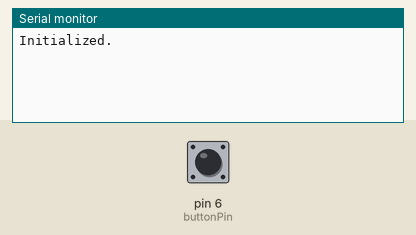
Recording of a sketch running on a simulated Arduino Uno, built with avr-gcc and run on an emulated ATmega328P. Parts: the last lines printed to the serial monitor. Inputs (shaded band) come from the test bench; at power-on: pin 6 (buttonPin) HIGH. Random numbers use the default seed unless the sketch sets one.

Above: at 1.2 s.
1.3 s: pin 6 (buttonPin) pulled LOW for 0.15 s
At 2.5 s:
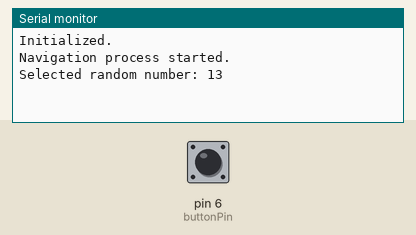
5.9 s: pin 6 (buttonPin) pulled LOW for 3.2 s
At 8.2 s:
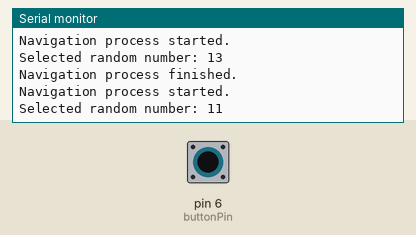

The sketch:

AppleTvRemoteControl.ino
```cpp
#include <IRremote.h>

IRsend irsend;

unsigned int baudRate = 9600;
unsigned int buttonPin = 6;
unsigned int shortBreak = 400;
unsigned int longBreak = 5000;
unsigned int frequency = 38;

unsigned int menuBtn[68] = {9200,4500,650,500,650,1650,650,1650,700,1600,700,500,650,1650,650,1650,650,1650,650,1650,700,1600,700,1650,650,500,650,550,650,500,650,550,650,1650,650,1650,650,1650,650,550,650,500,650,550,650,500,650,500,700,500,650,500,700,1650,650,1650,650,1650,650,1650,650,500,700,500,650,1650,650};
unsigned int playBtn[68] = {9200,4500,650,500,650,1650,650,1650,700,1650,650,500,650,1650,650,1650,650,1650,650,1650,700,1600,700,1600,700,500,650,550,650,500,650,500,700,1650,650,1650,650,500,650,1650,650,550,650,500,650,550,600,550,650,550,650,500,650,1650,650,1650,650,1650,650,1700,650,500,650,500,700,1650,650};
unsigned int leftBtn[68] = {9200,4550,600,550,650,1650,650,1650,650,1700,600,550,650,1650,650,1650,650,1700,600,1700,600,1700,650,1650,650,550,600,550,650,550,600,550,650,1650,650,1700,600,550,650,550,600,1700,650,500,650,550,650,500,650,550,650,550,600,1700,600,1700,600,1700,650,1650,650,550,600,550,650,1650,650};
unsigned int rightBtn[68] = {9200,4500,650,550,650,1650,650,1650,650,1650,650,550,650,1650,650,1650,650,1650,650,1650,650,1650,650,1650,650,550,650,500,700,500,650,500,650,1650,700,500,650,1650,650,1650,650,550,600,550,650,550,650,500,650,550,650,500,650,1650,650,1650,650,1650,700,1600,700,500,650,550,650,1650,650};
unsigned int topBtn[68] = {9340,4600,580,580,640,1640,600,1700,580,1700,600,560,580,1700,600,1700,580,1700,600,1700,580,1700,600,1700,580,580,560,580,580,580,580,580,580,1700,580,580,580,1700,580,580,580,1700,580,580,580,580,580,560,600,560,580,580,580,560,600,580,560,580,580,1700,580,1720,580,1700,580,600,580};
unsigned int bottomBtn[68] = {9360,4580,580,580,580,1700,580,1700,600,1700,580,560,600,1700,580,1700,580,1720,580,1700,580,1700,600,1680,600,560,580,580,580,560,600,560,580,1700,600,560,580,580,580,1700,580,1700,580,580,580,580,580,600,560,560,580,580,580,560,600,580,560,560,600,1700,580,1700,580,1720,580,580,580};
unsigned int btnRawLength = 68;

void setup() {
  pinMode(buttonPin, INPUT);
  digitalWrite(buttonPin, HIGH);
  Serial.begin(baudRate);
  Serial.println("Initialized.");
}

void loop() {
    if(!digitalRead(buttonPin)) {
        Serial.println("Navigation process started.");
        unsigned int randomNumber = randNumber(0,25);
        Serial.print("Selected random number: ");
        Serial.println(randomNumber);
        delay(shortBreak);
        turnOn();

        //Your logic goes here...
        //You can use the random number to select e.g. an episode of you favorite TV series.

        Serial.println("Navigation process finished.");
    }
}

void gotoMovies() {
    gotoMainMenu();
    for(int i = 0; i < 10; i++) {
        top();
    }
    bottom();
    for(int i = 0; i < 5; i++) {
        left();
    }
    play();
    for(int i = 0; i < 8; i++) {
        left();
    }
}

void gotoShows() {
    gotoMainMenu();
    for(int i = 0; i < 10; i++) {
        top();
    }
    bottom();
    for(int i = 0; i < 5; i++) {
        left();
    }
    right();
    play();
    for(int i = 0; i < 8; i++) {
        left();
    }
}

void gotoAllShows() {
    gotoShows();
    for(int i = 0; i < 10; i++) {
        bottom();
    }
    for(int i = 0; i < 10; i++) {
        top();
    }
    bottom();
    bottom();
    delay(longBreak);
    right();
}

void gotoMainMenu() {
    for(int i = 0; i < 15; i++) {
        menu();
    }
}

void turnOn() {
    menu();
    delay(longBreak);
}

void menu() {
    irsend.sendRaw(menuBtn, btnRawLength, frequency);
    delay(shortBreak);
}

void play() {
    irsend.sendRaw(playBtn, btnRawLength, frequency);
    delay(shortBreak);
}

void left() {
    irsend.sendRaw(leftBtn, btnRawLength, frequency);
    delay(shortBreak);
}

void right() {
    irsend.sendRaw(rightBtn, btnRawLength, frequency);
    delay(shortBreak);
}

void top() {
    irsend.sendRaw(topBtn, btnRawLength, frequency);
    delay(shortBreak);
}

void bottom() {
    irsend.sendRaw(bottomBtn, btnRawLength, frequency);
    delay(shortBreak);
}

unsigned int randNumber(unsigned int min, unsigned int max) {
    double scaled = (double)rand() / RAND_MAX;
    return (max - min +1) * scaled + min;
}
```

Measured:
- after the input at 1.3 s, the serial monitor: prints a new line at once (image 1)
- after the input at 5.9 s, the serial monitor: prints a new line after 1.3 s (image 2)
